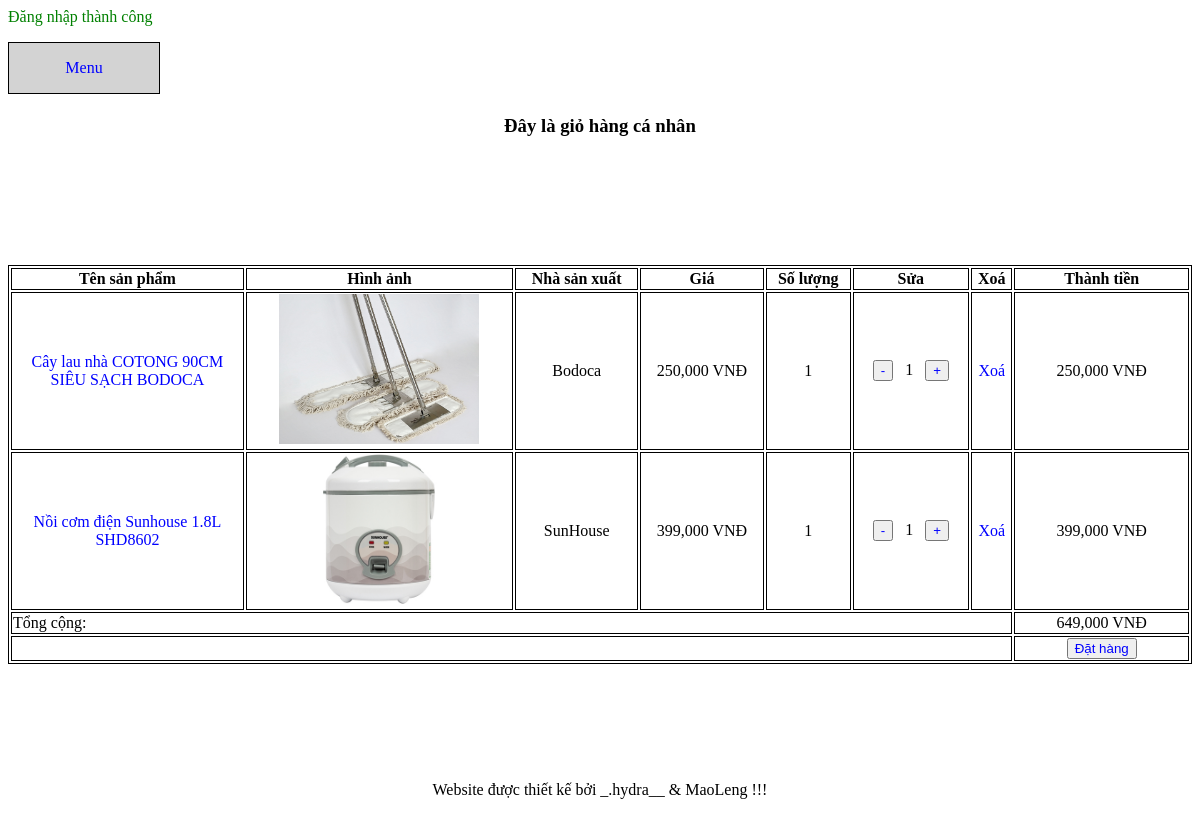
/cart.php (signed in), run on the app's committed database.
### tables this page shows
CREATE TABLE `receipt_detail` (
  `receipt_id` int(11) NOT NULL,
  `product_id` int(11) NOT NULL,
  `quantity` tinyint(4) NOT NULL
);

CREATE TABLE `products` (
  `id` int(11) NOT NULL,
  `name` varchar(200) NOT NULL,
  `description` mediumtext NOT NULL,
  `price` int(11) NOT NULL,
  `image` varchar(200) NOT NULL,
  `manufacturer_id` int(11) NOT NULL
);

CREATE TABLE `manufacturers` (
  `id` int(11) NOT NULL,
  `name` varchar(200) NOT NULL,
  `address` varchar(200) NOT NULL,
  `phone` varchar(15) NOT NULL,
  `image` varchar(200) NOT NULL
);

### check_account.php (called while the page is built, shortened)
<?php
if (isset($_SESSION['customer_id'])) {
	$customer_id = $_SESSION['customer_id'];
} else if (isset($_SESSION['admin_id'])) {
	header('location:admin/root/index_admin.php');
} else {
	header('location:index.php');
}
?>

### cart.php (the view, shortened to what this page needs)
<?php
require 'check_account.php';
?>
<!DOCTYPE html>
<html>
<head>
</head>
<body>
	<?php
	$total = 0;
	require 'announce.php';
	require 'connect.php';
	$status = '1';
	$sql = "select
	products.id as id,
	products.name as name,
	products.image as image,
	manufacturers.name as manufacturer_name,
	products.price as price,
	receipt_detail.quantity as quantity,
	receipts.customer_id as customer_id,
	receipts.id as receipt_id,
	receipts.status as status
	from receipt_detail
	join receipts on receipts.id = receipt_detail.receipt_id
	join products on products.id = receipt_detail.product_id
	join manufacturers on products.manufacturer_id = manufacturers.id
	where receipts.customer_id = $customer_id and receipts.status = '$status'";
	$result = mysqli_query($connect,$sql);
	$rows = mysqli_num_rows($result);
	?>
	<div id="div_tong">
		<?php require 'menu.php'; ?>
		<div id="div_tren">
			<h3>
				Đây là giỏ hàng cá nhân
			</h3>
		</div>
		<div id="div_giua" >
			<?php if ($rows == 0) { ?>
				<h4 class="center">
					Giỏ hàng không có gì !!!
				</h4>
				<?php
			} else {
				?>
				<table class="border" width="100%">
					<tr>
						<th width="20%">
							Tên sản phẩm
						</th>
						<th>
							Hình ảnh
						</th>
						<th>
							Nhà sản xuất
						</th>
						<th>
							Giá
						</th>
						<th>
							Số lượng
						</th>
						<th>
							Sửa
						</th>
						<th>
							Xoá
						</th>
						<th width="15%">
							Thành tiền
						</th>
					</tr>
					<?php foreach ($result as $each): ?>
						<?php
						$sum = $each['price'] * $each['quantity'];
						?>
						<tr>
							<td>
								<a href="product_detail.php?id=<?php echo $each['id'] ?>">
									<?php echo $each['name'] ?>
								</a>
							</td>
							<td>
								<img width="200px" height="150px" src="admin/products/<?php echo $each['image']; ?>">
							</td>
							<td>
								<?php echo $each['manufacturer_name'] ?>
							</td>
							<td>
								<?php echo number_format($each['price']) ?> VNĐ
							</td>
							<td>
								<?php echo $each['quantity'] ?>
							</td>
							<td width=10%>
								<button>
									<a href="cart_process.php?id=<?php echo $each['id'] ?>&type=decrease&page=cart" class="no_decor">
										-
									</a>
								</button>
								<span class="center">
									&nbsp <?php echo $each['quantity'] ?> &nbsp
								</span>
								<button >
									<a href="cart_process.php?id=<?php echo $each['id'] ?>&type=increase&page=cart" class="no_decor">
										+
									</a>
								</button>
							</td>
							<td>
								<a href="cart_process.php?id=<?php echo $each['id'] ?>&type=delete&page=cart">
									Xoá
								</a>
							</td>
							<td>
								<?php echo number_format($sum)?> VNĐ
							</td>
						</tr>
						<?php
						$total +=  $sum;
						?>
					<?php endforeach ?>
					<tr>
						<td colspan="7" class="left" >
							Tổng cộng:
						</td>
						<td>
							<?php
							echo number_format($total ) . " VNĐ";
							?>
						</td>
					</tr>
					<tr>
						<td colspan="7" class="right" >
						</td>
						<td>
							<button>
								<a href="order_form.php">
									Đặt hàng
								</a>
							</button>
						</td>
					</tr>
				</table>
				<?php
			}
			?>
		</div>
		<div id="div_duoi">
			<?php
			require 'footer.php';
			?>
		</div>
	</div>
</body>
</html>

### announce.php (shortened to what this page needs)
	<?php
if (isset($_SESSION['success'])) {
	?>
	<span class="success">
		<?php echo $_SESSION['success'] ?>
	</span>
	<?php
}
?>

### menu.php (shortened to what this page needs)
<ul>
	<li>
		<a href="#">
			<p>
				Menu
			</p>
		</a>
	</li>
</ul>
<br>
<br>
<br>

### footer.php
<p>
	Website được thiết kế bởi _.hydra__ & MaoLeng !!!
</p>

### cart.php (style rules this page uses)
th, td { border: 1px solid black; text-align: center; }

### menu.php (style rules this page uses)
a { text-decoration: none; }
a:link { color: blue; }
ul { list-style-type: none; padding: 0; }
ul li { float: left; position: relative; background: lightgray; width: 150px; border: 1px solid black; height: 50px; }
#div_tong { min-height: 800px; max-height: 6000px; position: relative; }
#div_tren { text-align: center; height: 150px; }
#div_giua { min-height: 500px; max-height: 4900px; }
#div_duoi { height: 100px; text-align: center; position: relative; bottom: 0px; }
p { text-align: center; }
.right { text-align: right; }
.left { text-align: left; }
.center { text-align: center; }
.border { border: 1px solid black; }
table { margin: auto ; }
.success { color: green; }

### data on the page
receipt_detail: product.name "Cây lau nhà COTONG 90CM SIÊU SẠCH BODOCA", product.image (picture), manufacturers.name "Bodoca", product.price "250,000", quantity "1", sum "250,000"
receipt_detail: product.name "Nồi cơm điện Sunhouse 1.8L SHD8602", product.image (picture), manufacturers.name "SunHouse", product.price "399,000", quantity "1", sum "399,000"

### other printed values
$_SESSION['success'] "Đăng nhập thành công"
$total "649,000"
